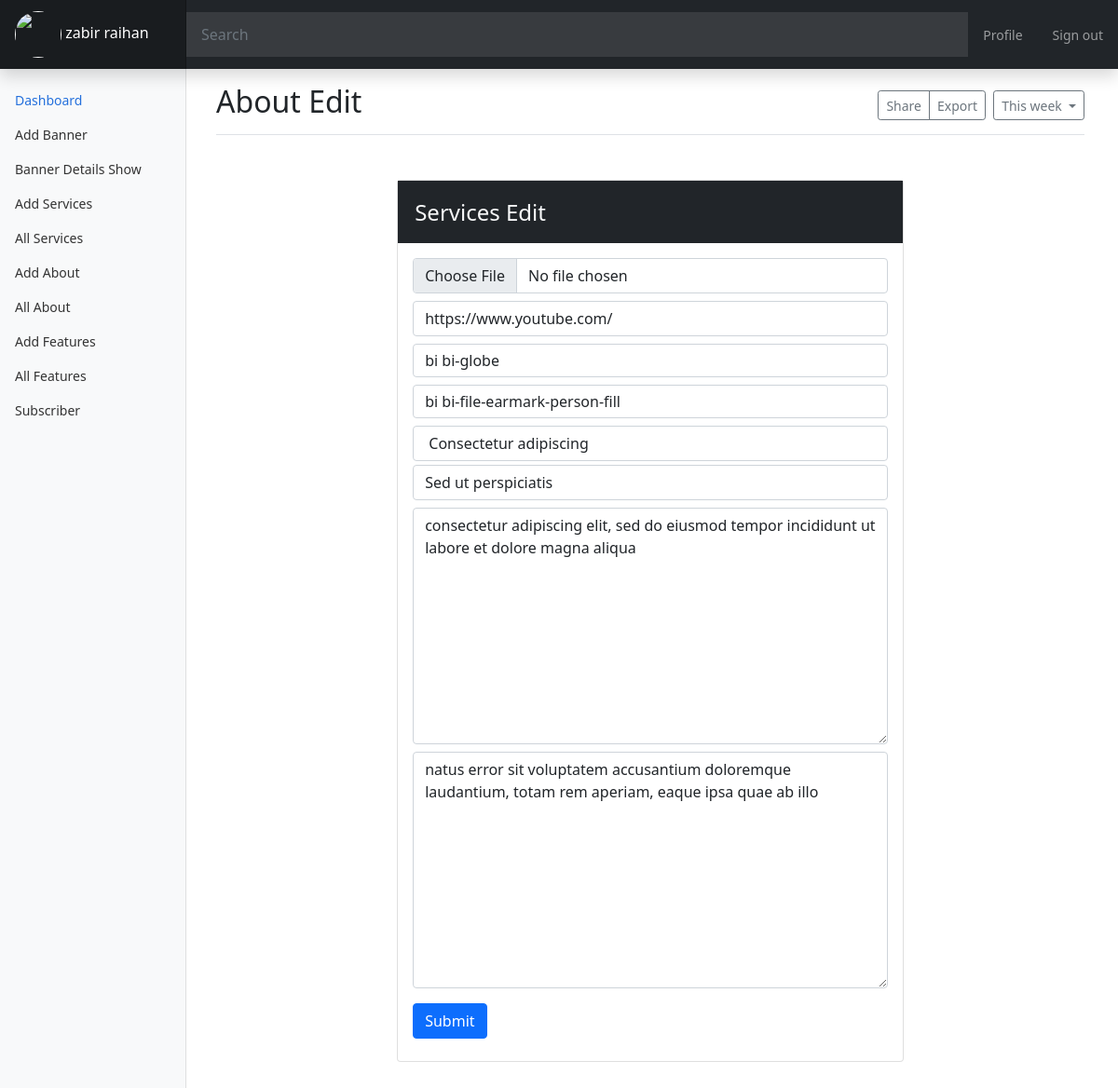
The page /dashboard/AboutEdit.php?id=19 (signed in) on the database its author committed.
### tables this page shows
CREATE TABLE `about` (
  `id` int(11) NOT NULL,
  `img` varchar(256) NOT NULL,
  `title` longtext NOT NULL,
  `title1` longtext NOT NULL,
  `details` longtext NOT NULL,
  `details1` longtext NOT NULL,
  `icon` varchar(256) NOT NULL,
  `icon2` varchar(256) NOT NULL,
  `anchor` varchar(256) NOT NULL
);

### dashboard/AboutEdit.php (the view, shortened to what this page needs)
<?php
include_once "./inc/Header.php";
include_once "./inc/SideMenu.php";
include_once "../inc/env.php";
$id = $_GET['id'];
$select = "SELECT * FROM about WHERE id='$id'";
$query = mysqli_query($conn,$select);
$fecth = mysqli_fetch_assoc($query);
?>
<main class="col-md-9 ms-sm-auto col-lg-10 px-md-4">
    <div class="d-flex justify-content-between flex-wrap flex-md-nowrap align-items-center pt-3 pb-2 mb-3 border-bottom">
        <h1 class="h2">About Edit</h1>
        <div class="btn-toolbar mb-2 mb-md-0">
            <div class="btn-group me-2">
                <button type="button" class="btn btn-sm btn-outline-secondary">
                    Share
                </button>
                <button type="button" class="btn btn-sm btn-outline-secondary">
                    Export
                </button>
            </div>
            <button type="button" class="btn btn-sm btn-outline-secondary dropdown-toggle">
                This week
            </button>
        </div>
    </div>
    <div class="card col-lg-7 mx-auto my-5">
        <div class="bg-dark text-light">
            <h2 style="font-size:24px; padding: 20px 10px 10px 18px">Services Edit</h2>
        </div>
        <div class="card-body">
            <form action="./controller/AboutEdit.php" method="POST" enctype="multipart/form-data">
                <input type="file" name="img" class="form-control">
                <input type="text" name="anchor" class="form-control my-2" value="<?=$fecth['anchor']?>">
                <input type="text" class="form-control iconpicker" placeholder="Icon Picker" aria-label="Icone Picker" aria-describedby="basic-addon1" name="icon" value="<?=$fecth['icon']?>">
                <input type="text" class="form-control my-2 iconpicker" placeholder="Icon Picker 1" aria-label="Icone Picker" aria-describedby="basic-addon1" name="icon1" value="<?=$fecth['icon2']?>">
                <input type="text" name="title" placeholder="About Title" class="my-1 form-control" value="<?=$fecth['title']?>">
                <input type="text" name="title1" placeholder="About Title 1" class="my-1 form-control" value="<?=$fecth['title1']?>">
                <textarea type="text" name="details" placeholder="About Description" class="my-2 form-control" rows="10" cols="100"><?=$fecth['details']?></textarea>
                <textarea type="text" name="details1" placeholder="About Description" class="my-2 form-control" rows="10" cols="100"><?=$fecth['details1']?></textarea>
                <button class="btn btn-primary my-2" name="submit">Submit</button>
            </form>
        </div>
    </div>
</main>
<?php
include_once "./inc/footer.php"
?>

### dashboard/css/dashboard.css (style rules this page uses)
body { font-size: .875rem; }

### rows shown on the page
about: anchor "https://www.youtube.com/", icon "bi bi-globe", icon1 "bi bi-file-earmark-person-fill", title "Consectetur adipiscing", title1 "Sed ut perspiciatis", details "consectetur adipiscing elit, sed do eiusmod tempor incididunt ut labore et dolore magna aliqua", details1 "natus error sit voluptatem accusantium doloremque laudantium, totam rem aperiam, eaque ipsa quae ab illo"

### other values the page prints
$_SESSION['auth']['name'] "zabir raihan"
